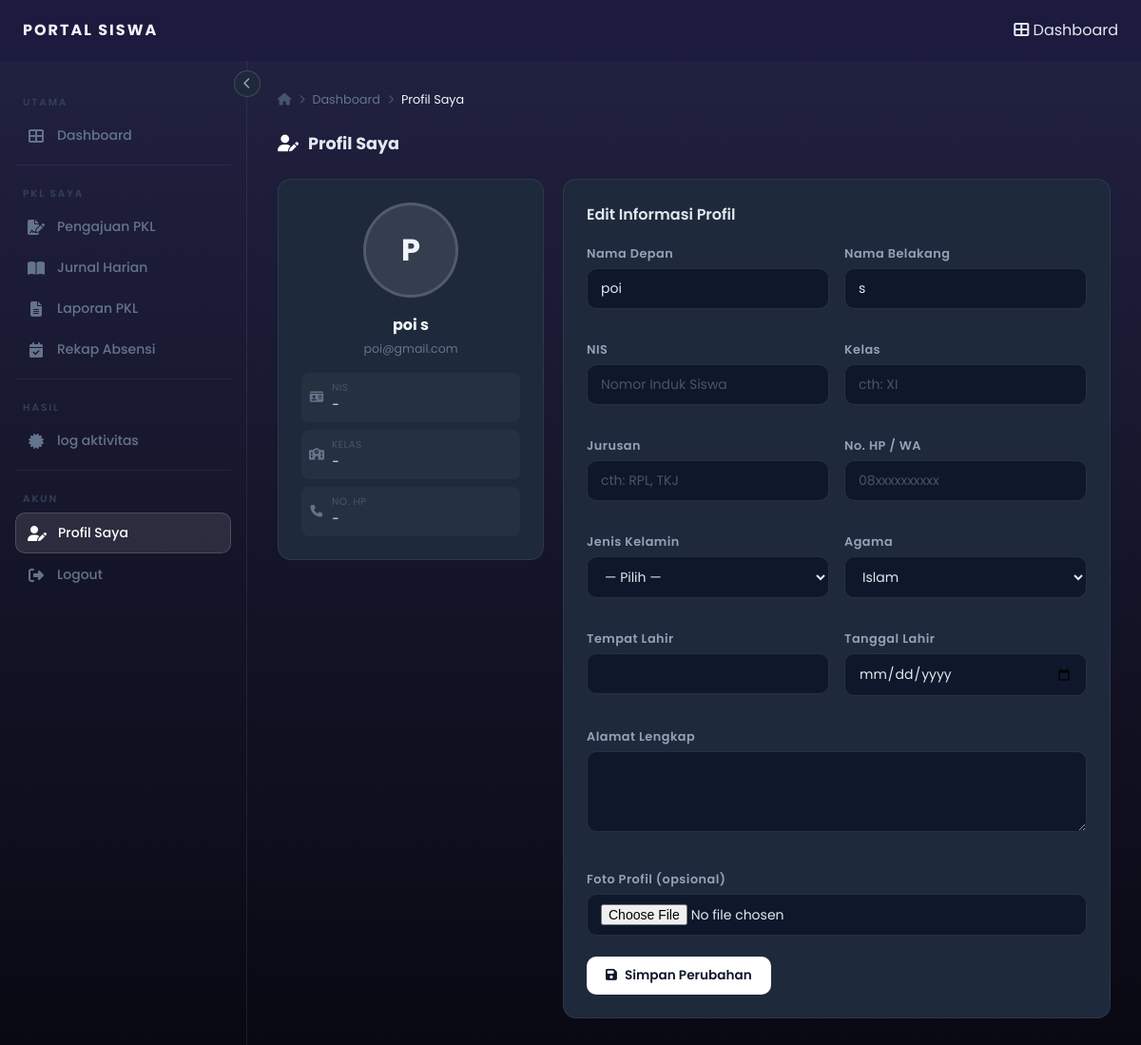
The page /siswa/siswa-profil.php (signed in) on the database its author committed.
### tables this page shows
CREATE TABLE `profil_siswa` (
  `id` int(11) NOT NULL,
  `user_id` int(11) NOT NULL,
  `nis` varchar(20) DEFAULT NULL,
  `kelas` varchar(20) DEFAULT NULL,
  `jurusan` varchar(50) DEFAULT NULL,
  `no_hp` varchar(15) DEFAULT NULL,
  `foto_profil` varchar(255) DEFAULT NULL,
  `jenis_kelamin` enum('Laki-laki','Perempuan') DEFAULT NULL,
  `agama` varchar(50) DEFAULT NULL,
  `tempat_lahir` varchar(100) DEFAULT NULL,
  `tanggal_lahir` date DEFAULT NULL,
  `alamat` text DEFAULT NULL,
  `golongan_darah` enum('A','B','AB','O') DEFAULT NULL
);

CREATE TABLE `users` (
  `id` int(11) NOT NULL,
  `nama_depan` varchar(50) NOT NULL,
  `nama_belakang` varchar(50) NOT NULL,
  `email` varchar(100) NOT NULL,
  `password` varchar(255) NOT NULL,
  `role` enum('siswa','pembimbing','wakasek','admin') NOT NULL,
  `created_at` timestamp NOT NULL DEFAULT current_timestamp()
);

### siswa/siswa-profil.php (the view, shortened to what this page needs)
<?php
include "../config.php";
$siswa_id = $_SESSION['user']['id_user'];
$data = mysqli_fetch_assoc(mysqli_query($conn,
    "SELECT u.nama_depan, u.nama_belakang, u.email,
            ps.nis, ps.kelas, ps.jurusan, ps.no_hp, ps.foto_profil,
            ps.jenis_kelamin, ps.agama, ps.tempat_lahir, ps.tanggal_lahir,
            ps.alamat, ps.golongan_darah
     FROM users u
     LEFT JOIN profil_siswa ps ON ps.user_id = u.id
     WHERE u.id = $siswa_id"));
include '_header_siswa.php';
?>
<div class="page-header" style="margin-bottom:24px;">
    <h2><i class="fas fa-user-edit"></i> Profil Saya</h2>
</div>
<div style="display:grid;grid-template-columns:280px 1fr;gap:20px;align-items:start;">
    <div class="card" style="text-align:center;">
        <?php $foto = $data['foto_profil'] ?? null; ?>
        <?php if ($foto): ?>
        <img src="../assets/uploads/<?= htmlspecialchars($foto); ?>" alt="Foto Profil"
             style="width:100px;height:100px;border-radius:50%;object-fit:cover;border:3px solid rgba(255,255,255,0.15);margin:0 auto 16px;">
        <?php else: ?>
        <div style="width:100px;height:100px;border-radius:50%;background:rgba(255,255,255,0.1);
                    border:3px solid rgba(255,255,255,0.15);display:flex;align-items:center;
                    justify-content:center;margin:0 auto 16px;font-size:2rem;font-weight:700;color:#f1f5f9;">
            <?= strtoupper(substr($data['nama_depan'],0,1)); ?>
        </div>
        <?php endif; ?>
        <div style="font-size:1rem;font-weight:700;color:#f1f5f9;">
            <?= htmlspecialchars($data['nama_depan'].' '.$data['nama_belakang']); ?>
        </div>
        <div style="font-size:.78rem;color:#64748b;margin-top:4px;"><?= htmlspecialchars($data['email']); ?></div>
        <div style="margin-top:16px;display:flex;flex-direction:column;gap:8px;text-align:left;">
            <?php
            $info_list = [
                ['fas fa-id-card','NIS', $data['nis'] ?? '-'],
                ['fas fa-school','Kelas', ($data['kelas'] ?? '-') . ' ' . ($data['jurusan'] ?? '')],
                ['fas fa-phone','No. HP', $data['no_hp'] ?? '-'],
            ];
            foreach ($info_list as [$icon, $label, $val]): ?>
            <div style="display:flex;align-items:center;gap:8px;padding:8px;background:rgba(255,255,255,0.03);border-radius:8px;">
                <i class="<?= $icon; ?>" style="color:#64748b;width:16px;text-align:center;font-size:.8rem;"></i>
                <div>
                    <div style="font-size:.65rem;color:#475569;text-transform:uppercase;letter-spacing:.5px;"><?= $label; ?></div>
                    <div style="font-size:.82rem;color:#cbd5e1;font-weight:500;"><?= htmlspecialchars($val); ?></div>
                </div>
            </div>
            <?php endforeach; ?>
        </div>
    </div>
    <div class="card">
        <h3 style="margin-bottom:20px;color:#e2e8f0;">Edit Informasi Profil</h3>
        <form method="POST" enctype="multipart/form-data">
            <div style="display:grid;grid-template-columns:1fr 1fr;gap:16px;">
                <div class="form-group">
                    <label>Nama Depan</label>
                    <input type="text" name="nama_depan" class="form-control"
                           value="<?= htmlspecialchars($data['nama_depan']); ?>" required>
                </div>
                <div class="form-group">
                    <label>Nama Belakang</label>
                    <input type="text" name="nama_belakang" class="form-control"
                           value="<?= htmlspecialchars($data['nama_belakang']); ?>" required>
                </div>
                <div class="form-group">
                    <label>NIS</label>
                    <input type="text" name="nis" class="form-control"
                           value="<?= htmlspecialchars($data['nis'] ?? ''); ?>" placeholder="Nomor Induk Siswa">
                </div>
                <div class="form-group">
                    <label>Kelas</label>
                    <input type="text" name="kelas" class="form-control"
                           value="<?= htmlspecialchars($data['kelas'] ?? ''); ?>" placeholder="cth: XI">
                </div>
                <div class="form-group">
                    <label>Jurusan</label>
                    <input type="text" name="jurusan" class="form-control"
                           value="<?= htmlspecialchars($data['jurusan'] ?? ''); ?>" placeholder="cth: RPL, TKJ">
                </div>
                <div class="form-group">
                    <label>No. HP / WA</label>
                    <input type="text" name="no_hp" class="form-control"
                           value="<?= htmlspecialchars($data['no_hp'] ?? ''); ?>" placeholder="08xxxxxxxxxx">
                </div>
                <div class="form-group">
                    <label>Jenis Kelamin</label>
                    <select name="jenis_kelamin" class="form-control">
                        <option value="">— Pilih —</option>
                    </select>
                </div>
                <div class="form-group">
                    <label>Agama</label>
                    <select name="agama" class="form-control">
                        <?php
                        $agamas = ['Islam','Kristen Protestan','Kristen Katolik','Hindu','Buddha','Konghucu'];
                        foreach ($agamas as $ag):
                        ?>
                        <option value="<?= $ag; ?>" <?= ($data['agama']===$ag)?'selected':''; ?>><?= $ag; ?></option>
                        <?php endforeach; ?>
                    </select>
                </div>
                <div class="form-group">
                    <label>Tempat Lahir</label>
                    <input type="text" name="tempat_lahir" class="form-control"
                           value="<?= htmlspecialchars($data['tempat_lahir'] ?? ''); ?>">
                </div>
                <div class="form-group">
                    <label>Tanggal Lahir</label>
                    <input type="date" name="tanggal_lahir" class="form-control"
                           value="<?= $data['tanggal_lahir'] ?? ''; ?>">
                </div>
                <div class="form-group" style="grid-column:1/-1;">
                    <label>Alamat Lengkap</label>
                    <textarea name="alamat" class="form-control" rows="3"><?= htmlspecialchars($data['alamat'] ?? ''); ?></textarea>
                </div>
                <div class="form-group" style="grid-column:1/-1;">
                    <label>Foto Profil (opsional)</label>
                    <input type="file" name="foto_profil" class="form-control" accept="image/*">
                </div>
            </div>
            <div style="margin-top:4px;">
                <button type="submit" class="btn btn-primary">
                    <i class="fas fa-save"></i> Simpan Perubahan
                </button>
            </div>
        </form>
    </div>
</div>
<?php include '_footer_siswa.php'; ?>

### siswa/style.css (style rules this page uses)
*, *::before, *::after { box-sizing: border-box; margin: 0; padding: 0; }
html { scroll-behavior: smooth; }
body { font-family: 'Poppins', sans-serif; background: linear-gradient(to bottom, #222243, #090913); color: #e2e8f0; min-height: 100vh; }
h2 { font-size: 1.25rem; font-weight: 600; color: #e2e8f0; }
h3 { font-size: 1rem; font-weight: 600; color: #cbd5e1; }
.btn { display: inline-flex; align-items: center; gap: 8px; padding: 10px 20px; border-radius: 10px; font-family: 'Poppins', sans-serif; font-size: 0.85rem; font-weight: 600; cursor: pointer; transition: all 0.2s; border: none; text-decoration: none; }
.btn-primary { background: #ffffff; color: #0f172a; }
.form-group { margin-bottom: 18px; }
.form-group label { display: block; font-size: 0.8rem; font-weight: 600; color: #94a3b8; margin-bottom: 6px; letter-spacing: 0.5px; }
.form-control { width: 100%; padding: 10px 14px; background: #0f172a; border: 1px solid rgba(255, 255, 255, 0.1); border-radius: 10px; color: #e2e8f0; font-family: 'Poppins', sans-serif; font-size: 0.875rem; transition: border-color 0.2s, box-shadow 0.2s; outline: none; }
.form-control::placeholder { color: #475569; }
select.form-control { cursor: pointer; }
select.form-control option { background: #1e293b; }
textarea.form-control { resize: vertical; min-height: 80px; }
.card { background: #1e293b; border: 1px solid rgba(255, 255, 255, 0.07); border-radius: 14px; padding: 24px; }
.page-header { display: flex; align-items: center; justify-content: space-between; gap: 16px; margin-bottom: 24px; flex-wrap: wrap; }
.page-header h2 { font-size: 1.1rem; font-weight: 700; color: #e2e8f0; display: flex; align-items: center; gap: 10px; }
.page-header h2 i { color: #ffffff; }

### rows shown on the page
profil_siswa: user.nama_depan "P", user.nama_belakang "poi s", user.email "poi@gmail.com", nama_depan "poi", nama_belakang "s"

### other values the page prints
$label "Dashboard Pengajuan PKL Jurnal Harian Laporan PKL Rekap Absensi log aktivitas Profil Saya Logout"
$page_title "Profil Saya"
$label "NIS"
$val "-"
$label "KELAS"
$label "NO. HP"
form field agama "Islam"
